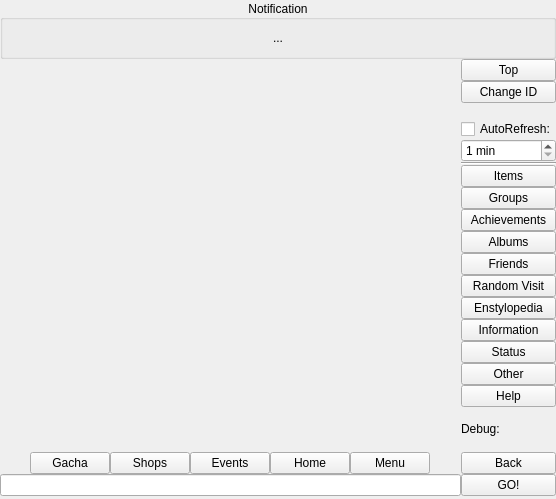
<?xml version="1.0" encoding="UTF-8"?>
<ui version="4.0">
 <class>Nizikano</class>
 <widget class="QWidget" name="Nizikano">
  <property name="geometry">
   <rect>
    <x>0</x>
    <y>0</y>
    <width>556</width>
    <height>499</height>
   </rect>
  </property>
  <property name="windowTitle">
   <string>Nizikano</string>
  </property>
  <layout class="QGridLayout" name="gridLayout">
   <property name="leftMargin">
    <number>0</number>
   </property>
   <property name="topMargin">
    <number>0</number>
   </property>
   <property name="rightMargin">
    <number>0</number>
   </property>
   <property name="bottomMargin">
    <number>3</number>
   </property>
   <property name="spacing">
    <number>0</number>
   </property>
   <item row="0" column="0" colspan="4">
    <widget class="QGroupBox" name="gbTicker">
     <property name="title">
      <string>Notification</string>
     </property>
     <property name="alignment">
      <set>Qt::AlignCenter</set>
     </property>
     <layout class="QVBoxLayout" name="verticalLayout_2">
      <item>
       <widget class="QLabel" name="lNotification">
        <property name="text">
         <string>...</string>
        </property>
        <property name="alignment">
         <set>Qt::AlignCenter</set>
        </property>
       </widget>
      </item>
     </layout>
    </widget>
   </item>
   <item row="1" column="1">
    <widget class="AspectWebView" name="webview" native="true">
     <property name="sizePolicy">
      <sizepolicy hsizetype="Preferred" vsizetype="Expanding">
       <horstretch>0</horstretch>
       <verstretch>0</verstretch>
      </sizepolicy>
     </property>
    </widget>
   </item>
   <item row="2" column="3">
    <widget class="QPushButton" name="pbBack">
     <property name="text">
      <string>Back</string>
     </property>
    </widget>
   </item>
   <item row="1" column="0">
    <spacer name="horizontalSpacer">
     <property name="orientation">
      <enum>Qt::Horizontal</enum>
     </property>
     <property name="sizeHint" stdset="0">
      <size>
       <width>40</width>
       <height>20</height>
      </size>
     </property>
    </spacer>
   </item>
   <item row="1" column="2">
    <spacer name="horizontalSpacer_2">
     <property name="orientation">
      <enum>Qt::Horizontal</enum>
     </property>
     <property name="sizeHint" stdset="0">
      <size>
       <width>40</width>
       <height>20</height>
      </size>
     </property>
    </spacer>
   </item>
   <item row="2" column="1">
    <widget class="QWidget" name="wFooter" native="true">
     <layout class="QHBoxLayout" name="horizontalLayout">
      <property name="spacing">
       <number>0</number>
      </property>
      <property name="leftMargin">
       <number>0</number>
      </property>
      <property name="topMargin">
       <number>0</number>
      </property>
      <property name="rightMargin">
       <number>0</number>
      </property>
      <property name="bottomMargin">
       <number>0</number>
      </property>
      <item>
       <widget class="QPushButton" name="pbGacha">
        <property name="text">
         <string>Gacha</string>
        </property>
       </widget>
      </item>
      <item>
       <widget class="QPushButton" name="pbShops">
        <property name="text">
         <string>Shops</string>
        </property>
       </widget>
      </item>
      <item>
       <widget class="QPushButton" name="pbEvents">
        <property name="text">
         <string>Events</string>
        </property>
       </widget>
      </item>
      <item>
       <widget class="QPushButton" name="pbHome">
        <property name="text">
         <string>Home</string>
        </property>
       </widget>
      </item>
      <item>
       <widget class="QPushButton" name="pbMenu">
        <property name="text">
         <string>Menu</string>
        </property>
       </widget>
      </item>
     </layout>
    </widget>
   </item>
   <item row="1" column="3">
    <widget class="QWidget" name="" native="true">
     <layout class="QVBoxLayout" name="verticalLayout">
      <property name="spacing">
       <number>0</number>
      </property>
      <property name="leftMargin">
       <number>0</number>
      </property>
      <property name="topMargin">
       <number>0</number>
      </property>
      <property name="rightMargin">
       <number>0</number>
      </property>
      <property name="bottomMargin">
       <number>0</number>
      </property>
      <item>
       <widget class="QPushButton" name="pbTop">
        <property name="text">
         <string>Top</string>
        </property>
       </widget>
      </item>
      <item>
       <widget class="QPushButton" name="pbID">
        <property name="text">
         <string>Change ID</string>
        </property>
       </widget>
      </item>
      <item>
       <spacer name="verticalSpacer">
        <property name="orientation">
         <enum>Qt::Vertical</enum>
        </property>
        <property name="sizeHint" stdset="0">
         <size>
          <width>20</width>
          <height>40</height>
         </size>
        </property>
       </spacer>
      </item>
      <item>
       <widget class="QCheckBox" name="cbRefresh">
        <property name="text">
         <string>AutoRefresh:</string>
        </property>
       </widget>
      </item>
      <item>
       <widget class="QSpinBox" name="sbTimeout">
        <property name="suffix">
         <string> min</string>
        </property>
        <property name="minimum">
         <number>1</number>
        </property>
        <property name="maximum">
         <number>120</number>
        </property>
       </widget>
      </item>
      <item>
       <widget class="Line" name="line">
        <property name="orientation">
         <enum>Qt::Horizontal</enum>
        </property>
       </widget>
      </item>
      <item>
       <widget class="QPushButton" name="pbItem">
        <property name="text">
         <string>Items</string>
        </property>
       </widget>
      </item>
      <item>
       <widget class="QPushButton" name="pbGroup">
        <property name="text">
         <string>Groups</string>
        </property>
       </widget>
      </item>
      <item>
       <widget class="QPushButton" name="pbDegree">
        <property name="text">
         <string>Achievements</string>
        </property>
       </widget>
      </item>
      <item>
       <widget class="QPushButton" name="pbAlbum">
        <property name="text">
         <string>Albums</string>
        </property>
       </widget>
      </item>
      <item>
       <widget class="QPushButton" name="pbFriend">
        <property name="text">
         <string>Friends</string>
        </property>
       </widget>
      </item>
      <item>
       <widget class="QPushButton" name="pbRandom">
        <property name="text">
         <string>Random Visit</string>
        </property>
       </widget>
      </item>
      <item>
       <widget class="QPushButton" name="pbBook">
        <property name="text">
         <string>Enstylopedia</string>
        </property>
       </widget>
      </item>
      <item>
       <widget class="QPushButton" name="pbCampain">
        <property name="text">
         <string>Information</string>
        </property>
       </widget>
      </item>
      <item>
       <widget class="QPushButton" name="pbStatus">
        <property name="text">
         <string>Status</string>
        </property>
       </widget>
      </item>
      <item>
       <widget class="QPushButton" name="pbOption">
        <property name="text">
         <string>Other</string>
        </property>
       </widget>
      </item>
      <item>
       <widget class="QPushButton" name="pbHelp">
        <property name="text">
         <string>Help</string>
        </property>
       </widget>
      </item>
      <item>
       <spacer name="verticalSpacer_2">
        <property name="orientation">
         <enum>Qt::Vertical</enum>
        </property>
        <property name="sizeHint" stdset="0">
         <size>
          <width>20</width>
          <height>40</height>
         </size>
        </property>
       </spacer>
      </item>
      <item>
       <widget class="QLabel" name="lDebug">
        <property name="text">
         <string>Debug:</string>
        </property>
       </widget>
      </item>
      <item>
       <spacer name="verticalSpacer_3">
        <property name="orientation">
         <enum>Qt::Vertical</enum>
        </property>
        <property name="sizeHint" stdset="0">
         <size>
          <width>20</width>
          <height>40</height>
         </size>
        </property>
       </spacer>
      </item>
     </layout>
    </widget>
   </item>
   <item row="3" column="0" colspan="3">
    <widget class="QLineEdit" name="leURL"/>
   </item>
   <item row="3" column="3">
    <widget class="QPushButton" name="pbGo">
     <property name="text">
      <string>GO!</string>
     </property>
    </widget>
   </item>
  </layout>
 </widget>
 <layoutdefault spacing="6" margin="11"/>
 <customwidgets>
  <customwidget>
   <class>AspectWebView</class>
   <extends>QWidget</extends>
   <header>aspectwebview.h</header>
  </customwidget>
 </customwidgets>
 <resources/>
 <connections/>
</ui>
